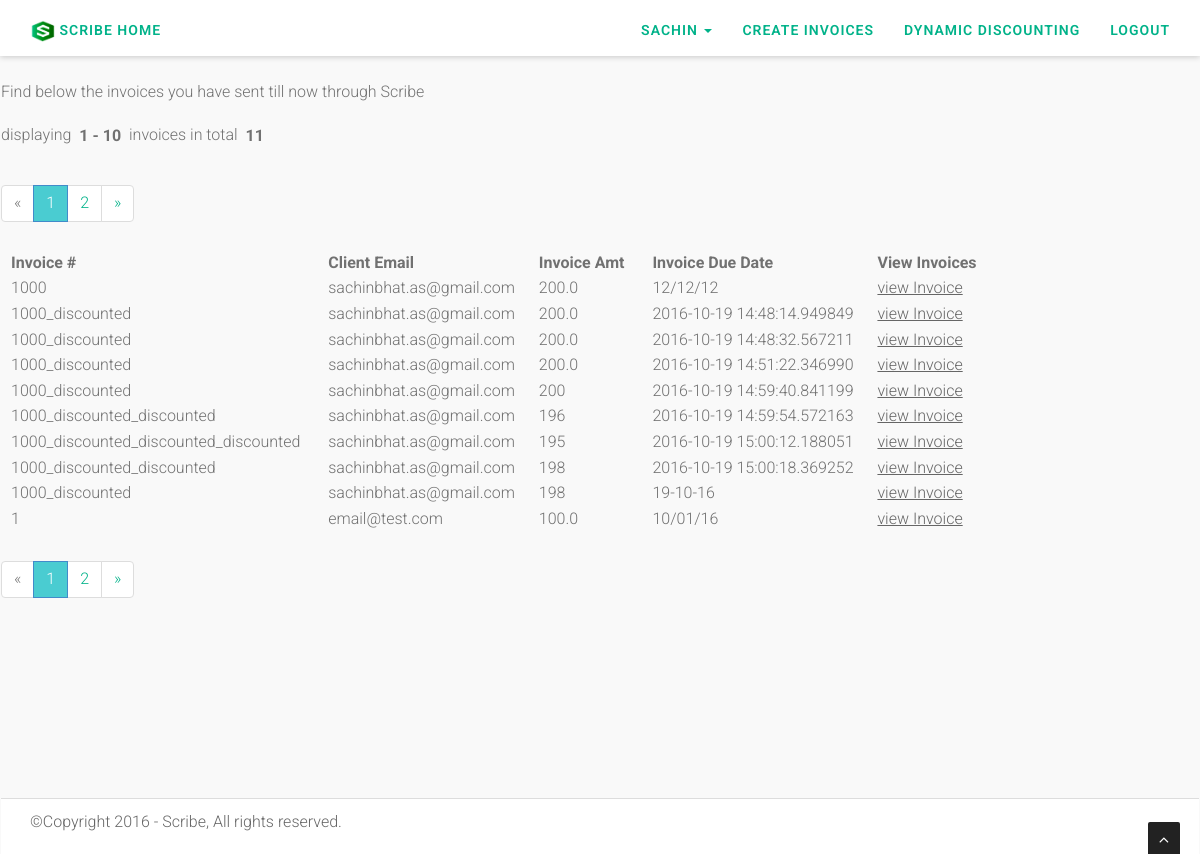
Page /sentInvoices (signed in) on the committed database.
### models.py (models this page shows, shortened)
class Business(Base):
    __tablename__ = 'Business'
    id = db.Column(db.Integer, primary_key=True)
    authenticated = db.Column(db.Boolean, default=True)
    name = db.Column(db.String(120))
    company = db.Column(db.String(120))
    email = db.Column(db.String(120)) #, unique=True)
    password = db.Column(db.String(30))
    phone = db.Column(db.String(120))
    website = db.Column(db.String(120))
    street=db.Column(db.String(120))
    city=db.Column(db.String(120))
    state=db.Column(db.String(120))
    country=db.Column(db.String(120))
    zipCode=db.Column(db.String(120))
    vatTaxNo=db.Column(db.String(120))
    logo=db.Column(db.String(120))
    stripeToken=db.Column(db.String(120))
    stripeUserId=db.Column(db.String(120))
    Enterprise=db.Column(db.Boolean, default=False)

class Invoice(Base):
    __tablename__ = 'Invoices'
    id = db.Column(db.Integer, primary_key=True)
    invoiceNumber = db.Column(db.String(120))
    clientName =  db.Column(db.String(120))
    clientEmail = db.Column(db.String(120))
    businessId = db.Column(db.String(30))
    unitCount = db.Column(db.String(30))
    unitPrice = db.Column(db.String(30))
    invoiceAmt = db.Column(db.String(30))
    invoiceDueDate = db.Column(db.String(30))
    invoiceDate = db.Column(db.String(30))
    invoiceDesc = db.Column(db.String(30))
    invoiceOpened = db.Column(db.Boolean, default=False)
    invoicePaid = db.Column(db.Boolean, default=False)

### app.py (the view)
@app.route("/sentInvoices", methods=['GET', 'POST'])
def sent_invoices():
  invoices = Invoice.query.filter_by(businessId=current_user.id)
  page = request.args.get('page', type=int, default=1)
  search = setSearchOption(request)
  ITEMS_PER_PAGE = 10
  i = (page - 1) * ITEMS_PER_PAGE
  invoicesPerPage = invoices[i:i + ITEMS_PER_PAGE]
  pagination = Pagination(page=page, per_page=10, total=invoices.count(), search=search, record_name='invoices',
                          css_framework='bootstrap3')
  return render_template('pages/sentInvoices.html', invoices=invoicesPerPage,
                         pagination=pagination)

### app.py (called while the page is built)
@login_manager.user_loader
def load_user(id):
  if id is None or id == 'None':
    id = -1
  return Business.query.get(int(id))

def setSearchOption(request):
  search = False
  q = request.args.get('q')
  if q:
    search = True
  return search

### templates/pages/sentInvoices.html (shortened to what this page needs)
{% extends 'layouts/main.html' %}
{% block content %}
    Find below the invoices you have sent till now through Scribe
    {{ pagination.info }}
    {{ pagination.links }}
    <table>
      <thead>
        <tr>
          <th>Invoice #&nbsp;&nbsp;</th>
          <th>Client Email&nbsp;&nbsp;</th>
            <th>Invoice Amt&nbsp;&nbsp;</th>
            <th>Invoice Due Date&nbsp;&nbsp;</th>
            <th>View Invoices&nbsp;&nbsp;</th>
        </tr>
      </thead>
      <tbody>
        {% for invoice in invoices %}
          <tr>
            <td>{{ invoice.invoiceNumber }} &nbsp;</td>
            <td>{{ invoice.clientEmail }}&nbsp;</td>
              <td>{{ invoice.invoiceAmt }}&nbsp;</td>
            <td>{{ invoice.invoiceDueDate }}&nbsp;</td>
              <td><a href="{{ url_for('static', filename='invoices/'+current_user.name+'/invoice'+invoice.id|string+'.pdf') }}" style="text-decoration: underline">view Invoice</a></td>
          </tr>
        {% endfor %}
      </tbody>
    </table>
    {{ pagination.links }}
{% endblock %}

### templates/layouts/main.html (shortened to what this page needs)
<!DOCTYPE html>
<html lang="en">
{% include 'layouts/header.html' %}
<body id="page-top" data-spy="scroll" data-target=".navbar-custom">
<div id="wrapper">
	<nav class="navbar navbar-custom navbar-fixed-top" >
	    <div class="container-fluid">
			<div class="navbar-header">
				<ul class="nav navbar-brand">
					<li><a href="{{ url_for('home') }}"><img src="{{ url_for('static', filename='ico/scribeFavicon.png') }}" style="width:25px;">&nbsp;Scribe Home</a></a></li>
				</ul>
			</div>
          <div id="navbar" class="navbar-collapse collapse">
            <ul class="nav navbar-nav pull-right">
              <li class="dropdown">
				  <a class="dropdown-toggle" data-toggle="dropdown">{{ current_user.name }} <b class="caret"></b></a>
			  </li>
			  <li><a href="{{ url_for('create_invoice') }}">Create Invoices</a></li>
			  <li><a href="{{ url_for('dynamic_discounting') }}">Dynamic Discounting</a></li>
			  <li><a href="{{ url_for('logout') }}">logout</a></li>
            </ul>
          </div>
        </div>
    </nav>
</div>
<main id="content" role="main" style="padding-top:20px;">
  {% block content %}{% endblock %}
</main>
<a href="#" class="scrollup"><i class="fa fa-angle-up active"></i></a>
{% include 'layouts/mainFooter.html' %}
</body>
</html>

### static/css/styleMain.css (style rules this page uses)
body { width: 100%; height: 100%; font-family: 'Open Sans', sans-serif; font-weight: 300; color: #666; background-color:#fff; font-size: 16px; line-height: 1.6em; border: 1px solid transparent; font-family:'Roboto', sans-serif; }
html { width: 100%; height: 100%; }
main { margin-top:58px; min-height:75%; background:transparent; color: #717171; }
table { display:block; min-height:60%; padding-bottom:10px; }
tr,td,th { padding-left:10px; padding-right:10px; }
a { color: #666; -webkit-transition: all .2s ease-in-out; -moz-transition: all .2s ease-in-out; transition: all .2s ease-in-out; }
.navbar.navbar-custom { width: inherit; margin: 0 auto; padding-bottom:0; box-shadow: 0 0 3px rgba(0,0,0,0.12); box-shadow: 0 1px 6px rgba(0,0,0,.2); -webkit-box-shadow: 0 1px 6px rgba(0,0,0,.2); -moz-box-shadow: 0 1px 6px rgba(0,0,0,.2); -o-box-shadow: 0 1px 6px rgba(0,0,0,.2); }
.navbar { margin-bottom: 0; border-bottom: 1px solid rgba(255,255,255,.3); }
.navbar-brand { font-weight: 700; }
.navbar.navbar-custom { padding-top: 0; }
.navbar-custom ul.nav li a { font-size: 14px; letter-spacing: 1px; color: #666; text-transform: uppercase; font-weight: 700; background: transparent; padding-top:20px; }
.navbar-brand { padding-top: 15px; margin-top: 5px; padding-bottom: 0; }
.navbar-custom ul.navbar-brand li a { padding-top: 0px; }
.navbar-custom ul.nav li a { font-weight:600; font-size:14px; color:#00B289; letter-spacing:1px; outline:0 !important; background:#fff; box-sizing:border-box; }
.scrollup { position:fixed; width:32px; height:32px; bottom:0px; right:20px; background: #222; -webkit-border-radius: 2px 2px 0 0; -moz-border-radius: 2px 2px 0 0; border-radius: 2px 2px 0 0; }
a.scrollup { outline:0; text-align: center; }
a.scrollup i { margin-top: 10px; color: #fff; }
.pagination-page-info { padding: .6em; padding-left: 0; margin: .5em; margin-left: 0; }
.pagination-page-info b { padding-left: 2px; padding: .1em .25em; }

### static/color/default.css (style rules this page uses)
body { background-color:#f9f9f9; }
.navbar.navbar-custom { background-color:#fff; }
.navbar-custom ul.nav li a { color:#00B289; }
a:hover,.icon-success,.pagination>li>a, a:focus { color: #00B289; }
a { color:#666666; }
.navbar-collapse, .sub-footer { background-color:#fff; }
.pagination>.active>a, .pagination>.active>span, .pagination>.active>a:hover, .pagination>.active>span:hover, .pagination>.active>a:focus, .pagination>.active>span:focus { background-color:#4ACCD1; }

### rows in the picture
Business: name "SACHIN"
Invoice: invoiceNumber "1000", clientEmail "sachinbhat.as@gmail.com", invoiceAmt "200.0", invoiceDueDate "12/12/12"
Invoice: invoiceNumber "1000_discounted", clientEmail "sachinbhat.as@gmail.com", invoiceAmt "200.0", invoiceDueDate "2016-10-19 14:48:14.949849"
Invoice: invoiceNumber "1000_discounted", clientEmail "sachinbhat.as@gmail.com", invoiceAmt "200.0", invoiceDueDate "2016-10-19 14:48:32.567211"
Invoice: invoiceNumber "1000_discounted", clientEmail "sachinbhat.as@gmail.com", invoiceAmt "200.0", invoiceDueDate "2016-10-19 14:51:22.346990"
Invoice: invoiceNumber "1000_discounted", clientEmail "sachinbhat.as@gmail.com", invoiceAmt "200", invoiceDueDate "2016-10-19 14:59:40.841199"
Invoice: invoiceNumber "1000_discounted_discounted", clientEmail "sachinbhat.as@gmail.com", invoiceAmt "196", invoiceDueDate "2016-10-19 14:59:54.572163"
Invoice: invoiceNumber "1000_discounted_discounted_discounted", clientEmail "sachinbhat.as@gmail.com", invoiceAmt "195", invoiceDueDate "2016-10-19 15:00:12.188051"
Invoice: invoiceNumber "1000_discounted_discounted", clientEmail "sachinbhat.as@gmail.com", invoiceAmt "198", invoiceDueDate "2016-10-19 15:00:18.369252"
Invoice: invoiceNumber "1000_discounted", clientEmail "sachinbhat.as@gmail.com", invoiceAmt "198", invoiceDueDate "19-10-16"
Invoice: invoiceNumber "1", clientEmail "email@test.com", invoiceAmt "100.0", invoiceDueDate "10/01/16"

### other values in the picture
{{ pagination.info }} "displaying 1 - 10 invoices in total 11"
{{ pagination.links }} "« 1 2 »"
